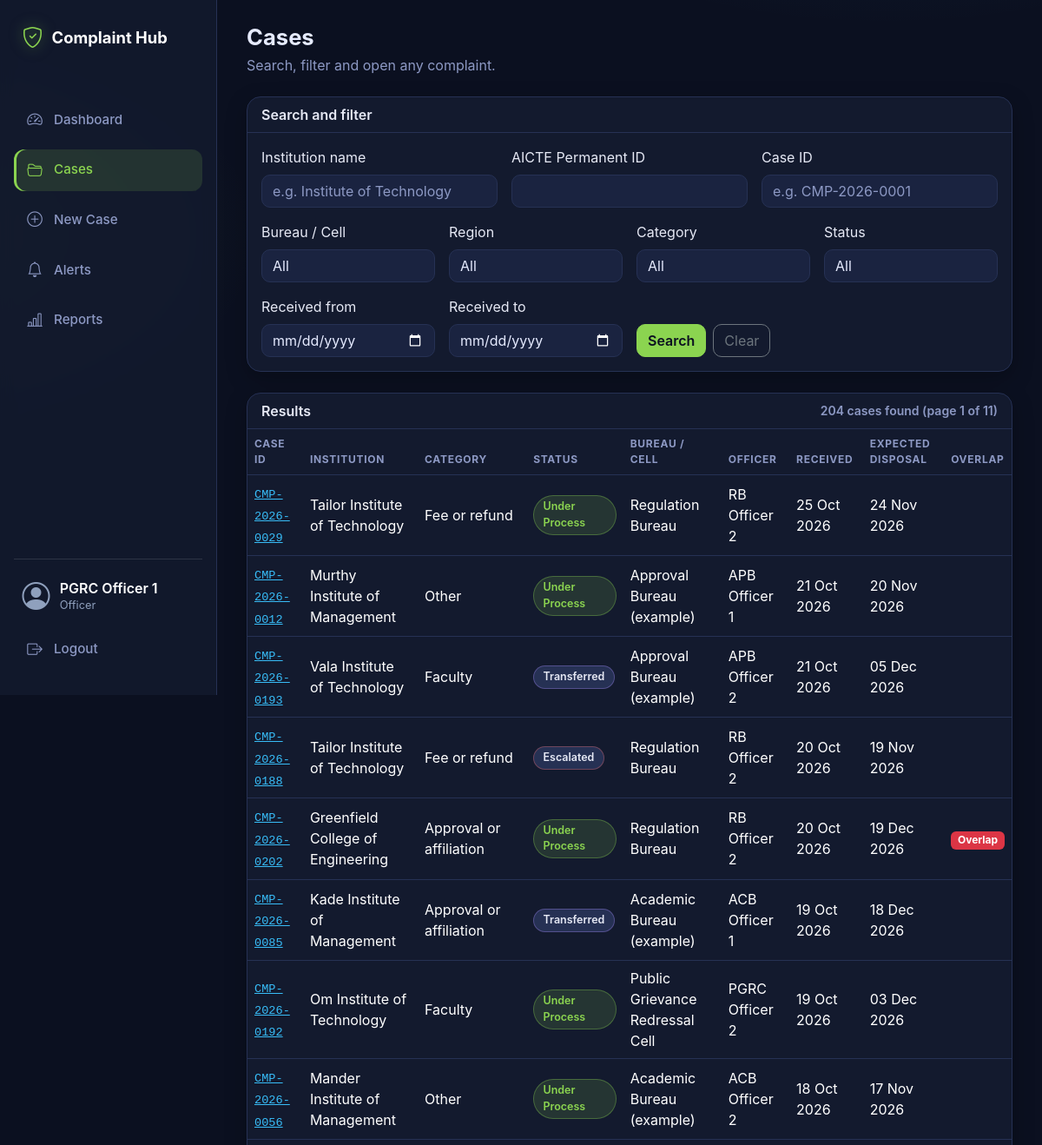
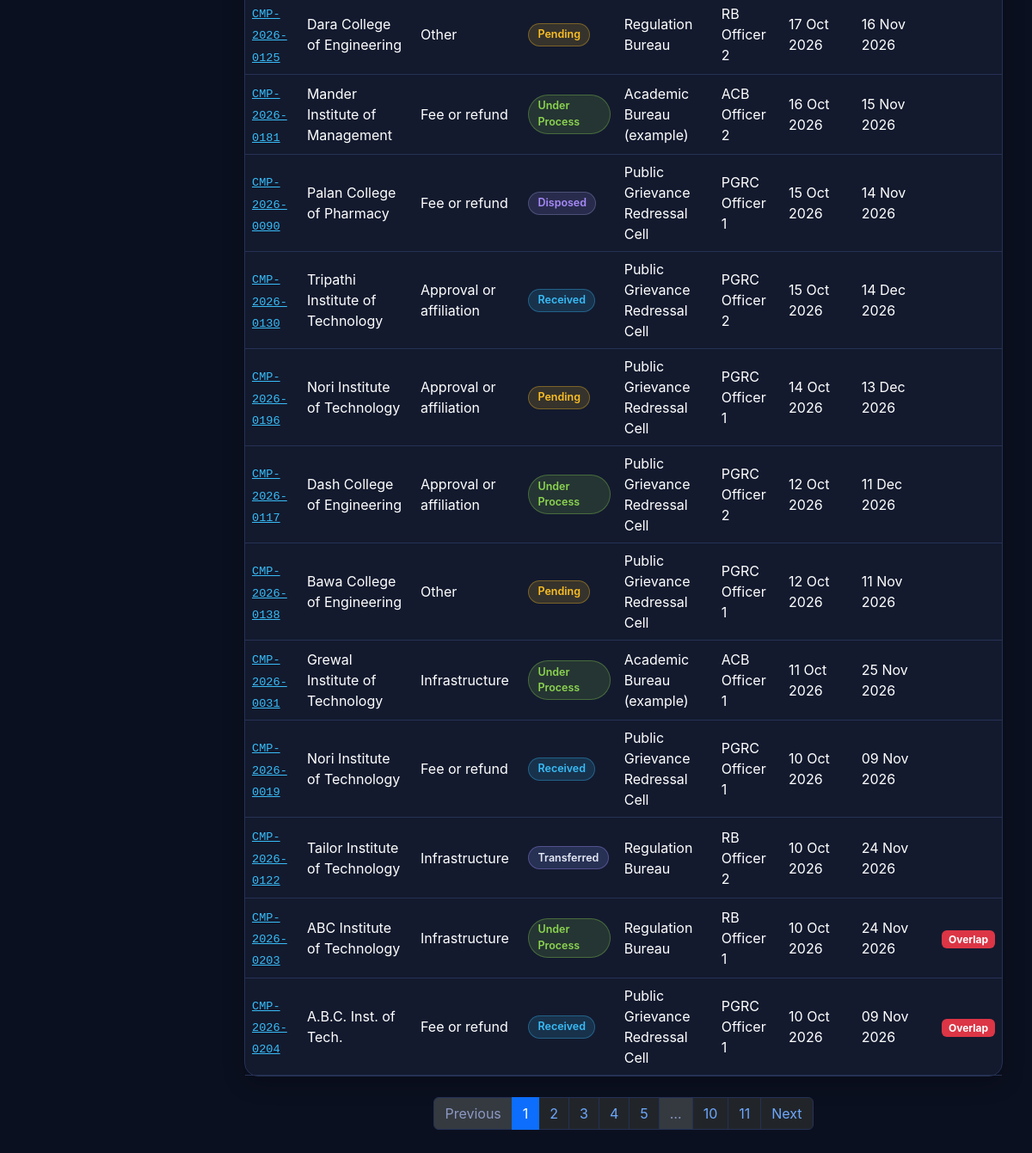
Before: /cases (signed in) with the older database file (2 pictures, top to bottom).
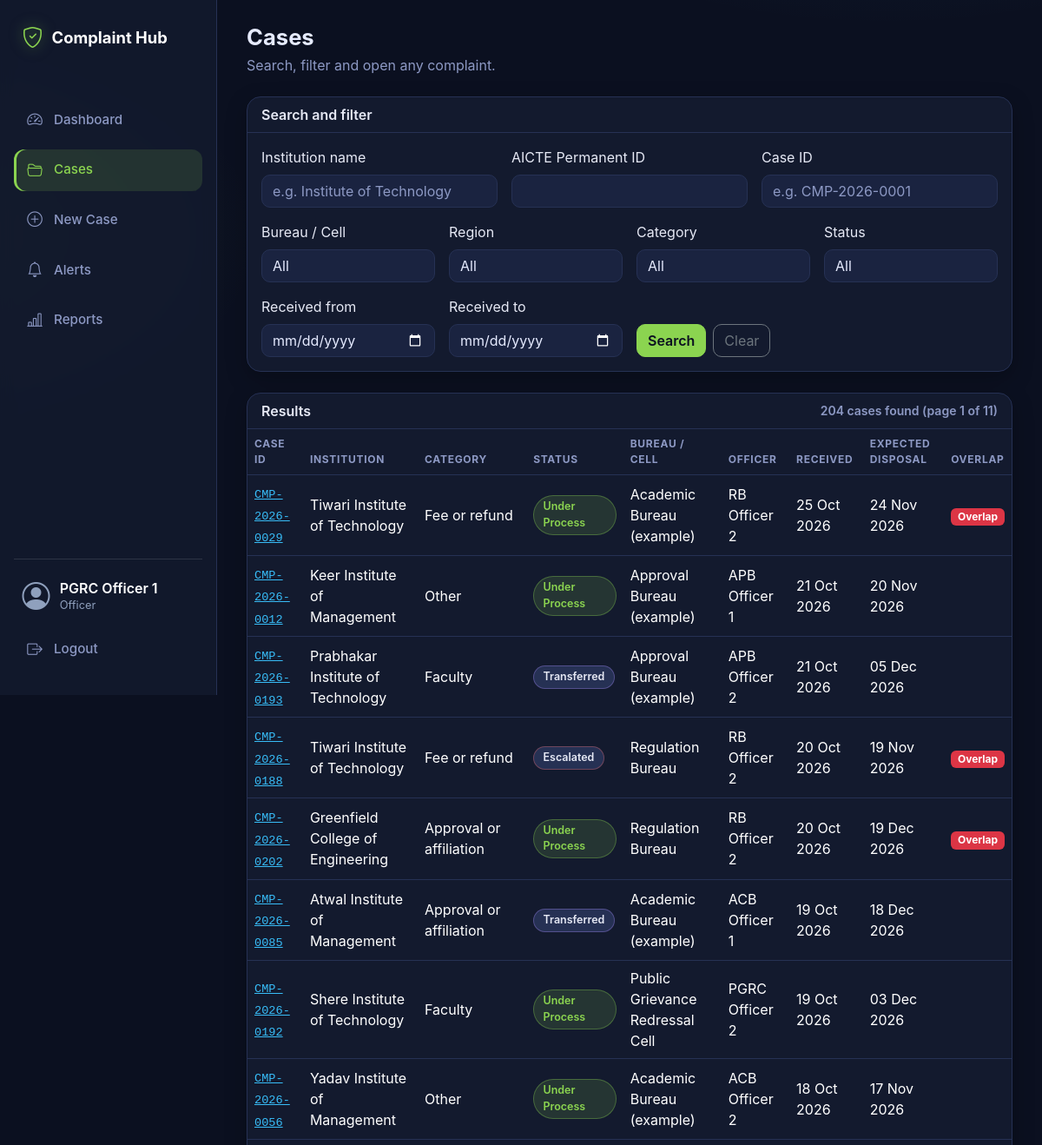
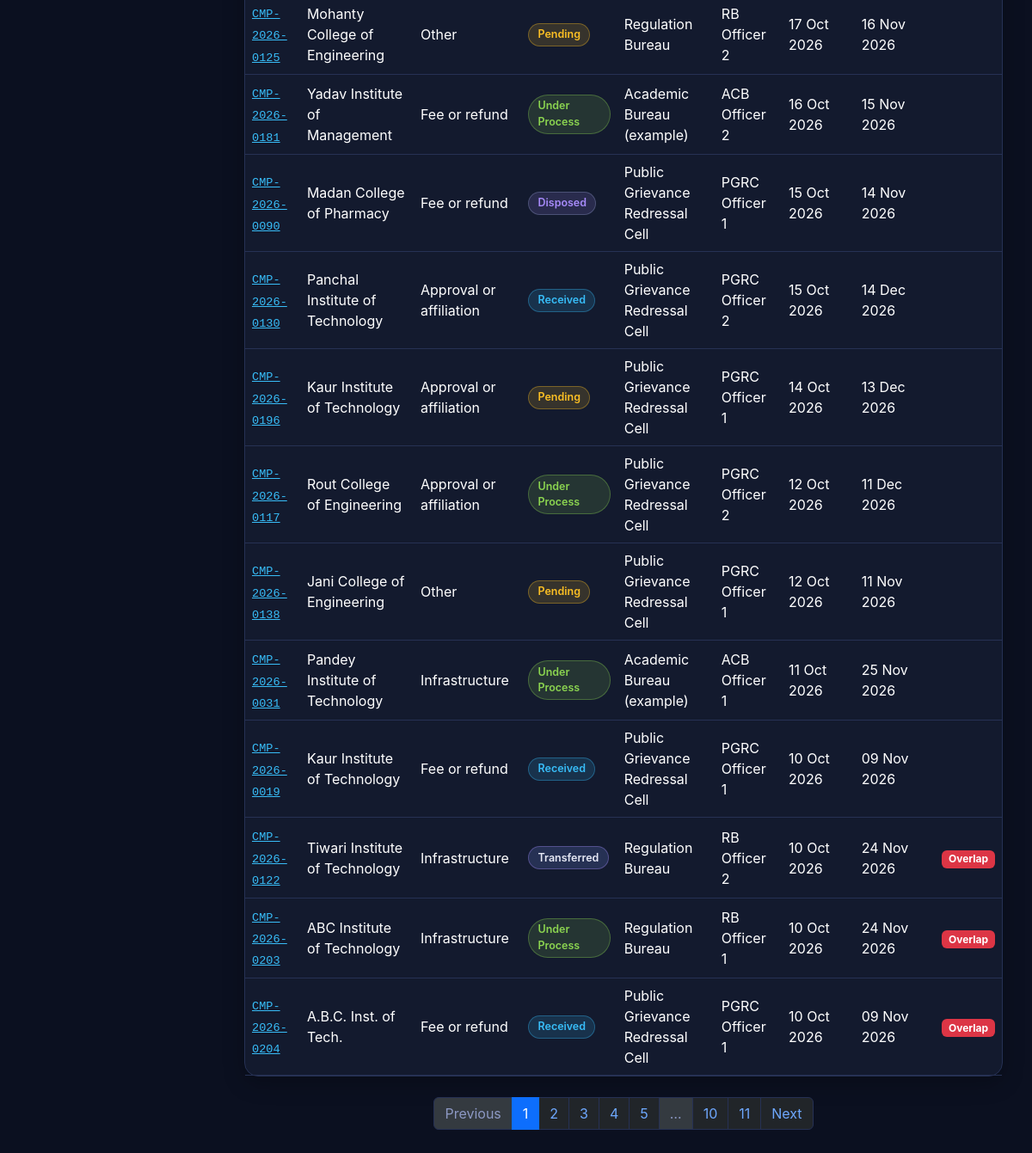
After: the same page with the newer database file (2 pictures, top to bottom).
### models.py (models this page shows)
class Case(db.Model):
    __tablename__ = "cases"
    id = db.Column(db.String(30), primary_key=True)  # e.g. CMP-2026-0001
    institution_id = db.Column(db.String(20), db.ForeignKey("institutions.id"), nullable=False)
    category = db.Column(db.String(60))
    description = db.Column(db.Text)
    received_on = db.Column(db.Date)
    status = db.Column(db.String(30), default="Received")
    current_bureau_id = db.Column(db.Integer, db.ForeignKey("bureaus.id"))
    assigned_officer_id = db.Column(db.Integer, db.ForeignKey("users.id"))
    last_action_summary = db.Column(db.String(200))
    last_action_on = db.Column(db.DateTime)
    next_action_required = db.Column(db.String(200))
    expected_disposal_on = db.Column(db.Date)
    is_escalated = db.Column(db.Boolean, default=False)
    overlap_flag = db.Column(db.Boolean, default=False)
    current_bureau = db.relationship("Bureau")
    officer = db.relationship("User")
    actions = db.relationship("CaseAction", backref="case", order_by="CaseAction.performed_at")

class Institution(db.Model):
    __tablename__ = "institutions"
    id = db.Column(db.String(20), primary_key=True)  # AICTE Permanent ID
    name = db.Column(db.String(200), nullable=False)
    city = db.Column(db.String(100))
    state = db.Column(db.String(100))
    region = db.Column(db.String(50))
    cases = db.relationship("Case", backref="institution")

class Bureau(db.Model):
    __tablename__ = "bureaus"
    id = db.Column(db.Integer, primary_key=True)
    code = db.Column(db.String(20), unique=True, nullable=False)
    name = db.Column(db.String(120), nullable=False)

class User(UserMixin, db.Model):
    __tablename__ = "users"
    id = db.Column(db.Integer, primary_key=True)
    name = db.Column(db.String(100), nullable=False)
    email = db.Column(db.String(120), unique=True, nullable=False)
    password_hash = db.Column(db.String(255), nullable=False)
    role = db.Column(db.String(30), nullable=False)  # admin, officer, regional, senior
    bureau_id = db.Column(db.Integer, db.ForeignKey("bureaus.id"))
    region = db.Column(db.String(50))
    bureau = db.relationship("Bureau")

### app.py (the view)
@app.route("/cases")
def cases():
    f = {
        "institution": request.args.get("institution", "").strip(),
        "institution_id": request.args.get("institution_id", "").strip(),
        "case_id": request.args.get("case_id", "").strip(),
        "bureau": request.args.get("bureau", "").strip(),
        "region": request.args.get("region", "").strip(),
        "category": request.args.get("category", "").strip(),
        "status": request.args.get("status", "").strip(),
        "date_from": request.args.get("date_from", "").strip(),
        "date_to": request.args.get("date_to", "").strip(),
    }
    page = request.args.get("page", 1, type=int)
    query = Case.query.join(Institution)
    if f["institution"]:
        query = query.filter(Institution.name.ilike(f"%{f['institution']}%"))
    if f["institution_id"]:
        query = query.filter(Institution.id.ilike(f"%{f['institution_id']}%"))
    if f["case_id"]:
        query = query.filter(Case.id.ilike(f"%{f['case_id']}%"))
    if f["bureau"].isdigit():
        query = query.filter(Case.current_bureau_id == int(f["bureau"]))
    if f["region"]:
        query = query.filter(Institution.region == f["region"])
    if f["category"]:
        query = query.filter(Case.category == f["category"])
    if f["status"]:
        query = query.filter(Case.status == f["status"])
    date_from = parse_date(f["date_from"])
    date_to = parse_date(f["date_to"])
    if date_from:
        query = query.filter(Case.received_on >= date_from)
    if date_to:
        query = query.filter(Case.received_on <= date_to)
    pagination = query.order_by(Case.received_on.desc(), Case.id).paginate(
        page=page, per_page=20, error_out=False
    )
    bureaus = Bureau.query.order_by(Bureau.name).all()
    regions = [
        row[0]
        for row in db.session.query(Institution.region)
        .filter(Institution.region.isnot(None))
        .distinct()
        .order_by(Institution.region)
    ]
    categories = [
        row[0]
        for row in db.session.query(Case.category)
        .filter(Case.category.isnot(None))
        .distinct()
        .order_by(Case.category)
    ]
    statuses = [
        row[0]
        for row in db.session.query(Case.status)
        .filter(Case.status.isnot(None))
        .distinct()
        .order_by(Case.status)
    ]
    active_filters = {key: value for key, value in f.items() if value}
    return render_template(
        "cases.html",
        pagination=pagination,
        f=f,
        active_filters=active_filters,
        bureaus=bureaus,
        regions=regions,
        categories=categories,
        statuses=statuses,
    )

### app.py (called while the page is built)
@login_manager.user_loader
def load_user(user_id):
    return db.session.get(User, int(user_id))

@app.before_request
def require_login():
    if request.endpoint in ("login", "static"):
        return None
    if not current_user.is_authenticated:
        return redirect(url_for("login"))
    return None

def parse_date(text):
    try:
        return datetime.strptime(text, "%Y-%m-%d").date()
    except ValueError:
        return None

### templates/cases.html (shortened to what the changed rows need)
{% extends "base.html" %}
{% block content %}
<div class="mb-4">
    <h1 class="page-title">Cases</h1>
</div>
<div class="card mb-4">
    <div class="table-responsive">
        <table class="table table-hover align-middle mb-0">
            <thead>
                <tr>
                    <th>Case ID</th>
                    <th>Institution</th>
                    <th>Category</th>
                    <th>Status</th>
                    <th>Bureau / Cell</th>
                    <th>Officer</th>
                    <th>Received</th>
                    <th>Expected disposal</th>
                    <th>Overlap</th>
                </tr>
            </thead>
            <tbody>
                {% for c in pagination.items %}
                <tr>
                    <td><a href="/cases/{{ c.id }}" class="mono">{{ c.id }}</a></td>
                    <td>{{ c.institution.name }}</td>
                    <td>{{ c.category or '-' }}</td>
                    <td>{% if c.status %}<span class="badge-status status-{{ c.status|lower|replace(' ', '-') }}">{{ c.status }}</span>{% else %}-{% endif %}</td>
                    <td>{{ c.current_bureau.name if c.current_bureau else '-' }}</td>
                    <td>{{ c.officer.name if c.officer else 'Unassigned' }}</td>
                    <td>{{ c.received_on.strftime('%d %b %Y') if c.received_on else '-' }}</td>
                    <td>{{ c.expected_disposal_on.strftime('%d %b %Y') if c.expected_disposal_on else '-' }}</td>
                    <td>
                        {% if c.overlap_flag %}
                        <span class="badge bg-danger">Overlap</span>
                        {% endif %}
                    </td>
                </tr>
                {% else %}
                <tr>
                    <td colspan="9" class="text-center text-muted py-4">No cases match your search.</td>
                </tr>
                {% endfor %}
            </tbody>
        </table>
    </div>
</div>
{% endblock %}

Changed rows visible on the page:
changed Case "25 Oct 2026": institution.name "Tailor Institute of Technology" → "Tiwari Institute of Technology"; current_bureau "Regulation Bureau" → "Academic Bureau (example)"; now shows "Overlap"
changed Case "APB Officer 1": institution.name "Murthy Institute of Management" → "Keer Institute of Management"
changed Case "APB Officer 2": institution.name "Vala Institute of Technology" → "Prabhakar Institute of Technology"
changed Case "19 Nov 2026": institution.name "Tailor Institute of Technology" → "Tiwari Institute of Technology"; now shows "Overlap"
changed Case "CMP-2026-0085": institution.name "Kade Institute of Management" → "Atwal Institute of Management"
changed Case "CMP-2026-0192": institution.name "Om Institute of Technology" → "Shere Institute of Technology"
changed Case "18 Oct 2026": institution.name "Mander Institute of Management" → "Yadav Institute of Management"
changed Case "CMP-2026-0125": institution.name "Dara College of Engineering" → "Mohanty College of Engineering"
changed Case "16 Oct 2026": institution.name "Mander Institute of Management" → "Yadav Institute of Management"
changed Case "Disposed": institution.name "Palan College of Pharmacy" → "Madan College of Pharmacy"
changed Case "CMP-2026-0130": institution.name "Tripathi Institute of Technology" → "Panchal Institute of Technology"
changed Case "14 Oct 2026": institution.name "Nori Institute of Technology" → "Kaur Institute of Technology"
changed Case "CMP-2026-0117": institution.name "Dash College of Engineering" → "Rout College of Engineering"
changed Case "CMP-2026-0138": institution.name "Bawa College of Engineering" → "Jani College of Engineering"
changed Case "CMP-2026-0031": institution.name "Grewal Institute of Technology" → "Pandey Institute of Technology"
changed Case "CMP-2026-0019": institution.name "Nori Institute of Technology" → "Kaur Institute of Technology"
changed Case "CMP-2026-0122": institution.name "Tailor Institute of Technology" → "Tiwari Institute of Technology"; now shows "Overlap"
